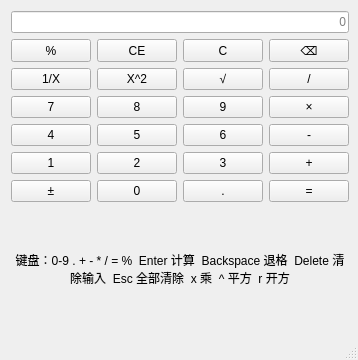
<?xml version="1.0" encoding="UTF-8"?>
<ui version="4.0">
 <class>MainWindow</class>
 <widget class="QMainWindow" name="MainWindow">
  <property name="geometry">
   <rect>
    <x>0</x>
    <y>0</y>
    <width>338</width>
    <height>360</height>
   </rect>
  </property>
  <property name="windowTitle">
   <string>带键盘事件的计算器</string>
  </property>
  <widget class="QWidget" name="centralwidget">
   <layout class="QVBoxLayout" name="verticalLayout">
    <property name="leftMargin">
     <number>11</number>
    </property>
    <property name="topMargin">
     <number>11</number>
    </property>
    <item>
     <layout class="QGridLayout" name="gridLayout_2">
      <item row="3" column="3">
       <widget class="QPushButton" name="multiple">
        <property name="sizePolicy">
         <sizepolicy hsizetype="Minimum" vsizetype="Preferred">
          <horstretch>0</horstretch>
          <verstretch>0</verstretch>
         </sizepolicy>
        </property>
        <property name="text">
         <string>×</string>
        </property>
       </widget>
      </item>
      <item row="4" column="1">
       <widget class="QPushButton" name="num5">
        <property name="sizePolicy">
         <sizepolicy hsizetype="Minimum" vsizetype="Preferred">
          <horstretch>0</horstretch>
          <verstretch>0</verstretch>
         </sizepolicy>
        </property>
        <property name="text">
         <string>5</string>
        </property>
       </widget>
      </item>
      <item row="5" column="1">
       <widget class="QPushButton" name="num2">
        <property name="sizePolicy">
         <sizepolicy hsizetype="Minimum" vsizetype="Preferred">
          <horstretch>0</horstretch>
          <verstretch>0</verstretch>
         </sizepolicy>
        </property>
        <property name="text">
         <string>2</string>
        </property>
       </widget>
      </item>
      <item row="1" column="0">
       <widget class="QPushButton" name="present">
        <property name="sizePolicy">
         <sizepolicy hsizetype="Minimum" vsizetype="Preferred">
          <horstretch>0</horstretch>
          <verstretch>0</verstretch>
         </sizepolicy>
        </property>
        <property name="text">
         <string>%</string>
        </property>
       </widget>
      </item>
      <item row="1" column="3">
       <widget class="QPushButton" name="del">
        <property name="sizePolicy">
         <sizepolicy hsizetype="Minimum" vsizetype="Preferred">
          <horstretch>0</horstretch>
          <verstretch>0</verstretch>
         </sizepolicy>
        </property>
        <property name="text">
         <string>⌫</string>
        </property>
       </widget>
      </item>
      <item row="5" column="3">
       <widget class="QPushButton" name="addition">
        <property name="sizePolicy">
         <sizepolicy hsizetype="Minimum" vsizetype="Preferred">
          <horstretch>0</horstretch>
          <verstretch>0</verstretch>
         </sizepolicy>
        </property>
        <property name="text">
         <string>+</string>
        </property>
       </widget>
      </item>
      <item row="3" column="0">
       <widget class="QPushButton" name="num7">
        <property name="sizePolicy">
         <sizepolicy hsizetype="Minimum" vsizetype="Preferred">
          <horstretch>0</horstretch>
          <verstretch>0</verstretch>
         </sizepolicy>
        </property>
        <property name="text">
         <string>7</string>
        </property>
       </widget>
      </item>
      <item row="2" column="3">
       <widget class="QPushButton" name="divite">
        <property name="sizePolicy">
         <sizepolicy hsizetype="Minimum" vsizetype="Preferred">
          <horstretch>0</horstretch>
          <verstretch>0</verstretch>
         </sizepolicy>
        </property>
        <property name="text">
         <string>/</string>
        </property>
       </widget>
      </item>
      <item row="5" column="2">
       <widget class="QPushButton" name="num3">
        <property name="sizePolicy">
         <sizepolicy hsizetype="Minimum" vsizetype="Preferred">
          <horstretch>0</horstretch>
          <verstretch>0</verstretch>
         </sizepolicy>
        </property>
        <property name="text">
         <string>3</string>
        </property>
       </widget>
      </item>
      <item row="4" column="3">
       <widget class="QPushButton" name="subtraction">
        <property name="sizePolicy">
         <sizepolicy hsizetype="Minimum" vsizetype="Preferred">
          <horstretch>0</horstretch>
          <verstretch>0</verstretch>
         </sizepolicy>
        </property>
        <property name="text">
         <string>-</string>
        </property>
       </widget>
      </item>
      <item row="3" column="2">
       <widget class="QPushButton" name="num9">
        <property name="sizePolicy">
         <sizepolicy hsizetype="Minimum" vsizetype="Preferred">
          <horstretch>0</horstretch>
          <verstretch>0</verstretch>
         </sizepolicy>
        </property>
        <property name="text">
         <string>9</string>
        </property>
       </widget>
      </item>
      <item row="2" column="0">
       <widget class="QPushButton" name="fraction">
        <property name="sizePolicy">
         <sizepolicy hsizetype="Minimum" vsizetype="Preferred">
          <horstretch>0</horstretch>
          <verstretch>0</verstretch>
         </sizepolicy>
        </property>
        <property name="text">
         <string>1/X</string>
        </property>
       </widget>
      </item>
      <item row="1" column="1">
       <widget class="QPushButton" name="CE">
        <property name="sizePolicy">
         <sizepolicy hsizetype="Minimum" vsizetype="Preferred">
          <horstretch>0</horstretch>
          <verstretch>0</verstretch>
         </sizepolicy>
        </property>
        <property name="text">
         <string>CE</string>
        </property>
       </widget>
      </item>
      <item row="6" column="2">
       <widget class="QPushButton" name="point">
        <property name="sizePolicy">
         <sizepolicy hsizetype="Minimum" vsizetype="Preferred">
          <horstretch>0</horstretch>
          <verstretch>0</verstretch>
         </sizepolicy>
        </property>
        <property name="text">
         <string>.</string>
        </property>
       </widget>
      </item>
      <item row="4" column="2">
       <widget class="QPushButton" name="num6">
        <property name="sizePolicy">
         <sizepolicy hsizetype="Minimum" vsizetype="Preferred">
          <horstretch>0</horstretch>
          <verstretch>0</verstretch>
         </sizepolicy>
        </property>
        <property name="text">
         <string>6</string>
        </property>
       </widget>
      </item>
      <item row="6" column="1">
       <widget class="QPushButton" name="num0">
        <property name="sizePolicy">
         <sizepolicy hsizetype="Minimum" vsizetype="Preferred">
          <horstretch>0</horstretch>
          <verstretch>0</verstretch>
         </sizepolicy>
        </property>
        <property name="text">
         <string>0</string>
        </property>
       </widget>
      </item>
      <item row="6" column="0">
       <widget class="QPushButton" name="zhengfu">
        <property name="sizePolicy">
         <sizepolicy hsizetype="Minimum" vsizetype="Preferred">
          <horstretch>0</horstretch>
          <verstretch>0</verstretch>
         </sizepolicy>
        </property>
        <property name="text">
         <string>±</string>
        </property>
       </widget>
      </item>
      <item row="5" column="0">
       <widget class="QPushButton" name="num1">
        <property name="sizePolicy">
         <sizepolicy hsizetype="Minimum" vsizetype="Preferred">
          <horstretch>0</horstretch>
          <verstretch>0</verstretch>
         </sizepolicy>
        </property>
        <property name="text">
         <string>1</string>
        </property>
       </widget>
      </item>
      <item row="2" column="2">
       <widget class="QPushButton" name="root">
        <property name="sizePolicy">
         <sizepolicy hsizetype="Minimum" vsizetype="Preferred">
          <horstretch>0</horstretch>
          <verstretch>0</verstretch>
         </sizepolicy>
        </property>
        <property name="text">
         <string>√</string>
        </property>
       </widget>
      </item>
      <item row="3" column="1">
       <widget class="QPushButton" name="num8">
        <property name="sizePolicy">
         <sizepolicy hsizetype="Minimum" vsizetype="Preferred">
          <horstretch>0</horstretch>
          <verstretch>0</verstretch>
         </sizepolicy>
        </property>
        <property name="text">
         <string>8</string>
        </property>
       </widget>
      </item>
      <item row="4" column="0">
       <widget class="QPushButton" name="num4">
        <property name="sizePolicy">
         <sizepolicy hsizetype="Minimum" vsizetype="Preferred">
          <horstretch>0</horstretch>
          <verstretch>0</verstretch>
         </sizepolicy>
        </property>
        <property name="text">
         <string>4</string>
        </property>
       </widget>
      </item>
      <item row="6" column="3">
       <widget class="QPushButton" name="sum">
        <property name="sizePolicy">
         <sizepolicy hsizetype="Minimum" vsizetype="Preferred">
          <horstretch>0</horstretch>
          <verstretch>0</verstretch>
         </sizepolicy>
        </property>
        <property name="text">
         <string>=</string>
        </property>
       </widget>
      </item>
      <item row="1" column="2">
       <widget class="QPushButton" name="C">
        <property name="sizePolicy">
         <sizepolicy hsizetype="Minimum" vsizetype="Preferred">
          <horstretch>0</horstretch>
          <verstretch>0</verstretch>
         </sizepolicy>
        </property>
        <property name="text">
         <string>C</string>
        </property>
       </widget>
      </item>
      <item row="2" column="1">
       <widget class="QPushButton" name="square">
        <property name="sizePolicy">
         <sizepolicy hsizetype="Minimum" vsizetype="Preferred">
          <horstretch>0</horstretch>
          <verstretch>0</verstretch>
         </sizepolicy>
        </property>
        <property name="text">
         <string>X^2</string>
        </property>
       </widget>
      </item>
      <item row="0" column="0" colspan="4">
       <widget class="QLineEdit" name="display">
        <property name="sizePolicy">
         <sizepolicy hsizetype="Expanding" vsizetype="Preferred">
          <horstretch>0</horstretch>
          <verstretch>0</verstretch>
         </sizepolicy>
        </property>
        <property name="alignment">
         <set>Qt::AlignmentFlag::AlignRight|Qt::AlignmentFlag::AlignTrailing|Qt::AlignmentFlag::AlignVCenter</set>
        </property>
        <property name="placeholderText">
         <string>0</string>
        </property>
       </widget>
      </item>
     </layout>
    </item>
    <item>
     <widget class="QLabel" name="hintLabel">
      <property name="text">
       <string>键盘：0-9 . + - * / = %  Enter 计算  Backspace 退格  Delete 清除输入  Esc 全部清除  x 乘  ^ 平方  r 开方</string>
      </property>
      <property name="alignment">
       <set>Qt::AlignmentFlag::AlignCenter</set>
      </property>
      <property name="wordWrap">
       <bool>true</bool>
      </property>
     </widget>
    </item>
   </layout>
  </widget>
  <widget class="QMenuBar" name="menubar">
   <property name="geometry">
    <rect>
     <x>0</x>
     <y>0</y>
     <width>338</width>
     <height>22</height>
    </rect>
   </property>
  </widget>
  <widget class="QStatusBar" name="statusbar"/>
 </widget>
 <resources/>
 <connections/>
</ui>
